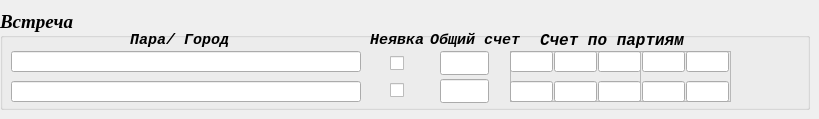
      <widget class="QWidget" name="tab_12">
       <attribute name="title">
        <string>Результаты</string>
       </attribute>
       <widget class="QGroupBox" name="groupBox_match_double">
        <property name="geometry">
         <rect>
          <x>0</x>
          <y>10</y>
          <width>810</width>
          <height>100</height>
         </rect>
        </property>
        <property name="font">
         <font>
          <family>Times New Roman</family>
          <pointsize>14</pointsize>
          <weight>75</weight>
          <italic>true</italic>
          <bold>true</bold>
         </font>
        </property>
        <property name="title">
         <string>Встреча</string>
        </property>
        <property name="flat">
         <bool>false</bool>
        </property>
        <widget class="QLabel" name="label_25">
         <property name="geometry">
          <rect>
           <x>540</x>
           <y>22</y>
           <width>161</width>
           <height>16</height>
          </rect>
         </property>
         <property name="font">
          <font>
           <family>Courier New</family>
           <pointsize>12</pointsize>
           <weight>75</weight>
           <italic>true</italic>
           <bold>true</bold>
           <kerning>false</kerning>
          </font>
         </property>
         <property name="text">
          <string>Счет по партиям</string>
         </property>
        </widget>
        <widget class="QLabel" name="label_26">
         <property name="geometry">
          <rect>
           <x>430</x>
           <y>22</y>
           <width>91</width>
           <height>16</height>
          </rect>
         </property>
         <property name="font">
          <font>
           <family>Courier New</family>
           <pointsize>11</pointsize>
           <weight>75</weight>
           <italic>true</italic>
           <bold>true</bold>
           <kerning>false</kerning>
          </font>
         </property>
         <property name="text">
          <string>Общий счет</string>
         </property>
        </widget>
        <widget class="QPushButton" name="Button_Ok_double">
         <property name="geometry">
          <rect>
           <x>730</x>
           <y>36</y>
           <width>71</width>
           <height>61</height>
          </rect>
         </property>
         <property name="text">
          <string/>
         </property>
         <property name="icon">
          <iconset>
           <normaloff>../icons/Ok.png</normaloff>../icons/Ok.png</iconset>
         </property>
         <property name="iconSize">
          <size>
           <width>48</width>
           <height>48</height>
          </size>
         </property>
         <property name="flat">
          <bool>true</bool>
         </property>
        </widget>
        <widget class="QLabel" name="label_29">
         <property name="geometry">
          <rect>
           <x>130</x>
           <y>22</y>
           <width>171</width>
           <height>16</height>
          </rect>
         </property>
         <property name="font">
          <font>
           <family>Courier New</family>
           <pointsize>11</pointsize>
           <weight>75</weight>
           <italic>true</italic>
           <bold>true</bold>
           <kerning>false</kerning>
          </font>
         </property>
         <property name="text">
          <string>Пара/ Город</string>
         </property>
        </widget>
        <widget class="QLabel" name="label_51">
         <property name="geometry">
          <rect>
           <x>370</x>
           <y>22</y>
           <width>61</width>
           <height>16</height>
          </rect>
         </property>
         <property name="font">
          <font>
           <family>Courier New</family>
           <pointsize>11</pointsize>
           <weight>75</weight>
           <italic>true</italic>
           <bold>true</bold>
           <kerning>false</kerning>
          </font>
         </property>
         <property name="text">
          <string>Неявка</string>
         </property>
        </widget>
        <widget class="QLineEdit" name="lineEdit_pl1_score_total_double">
         <property name="geometry">
          <rect>
           <x>440</x>
           <y>41</y>
           <width>49</width>
           <height>24</height>
          </rect>
         </property>
         <property name="font">
          <font>
           <pointsize>18</pointsize>
          </font>
         </property>
         <property name="alignment">
          <set>Qt::AlignCenter</set>
         </property>
        </widget>
        <widget class="QLineEdit" name="lineEdit_pl2_score_total_double">
         <property name="geometry">
          <rect>
           <x>440</x>
           <y>69</y>
           <width>49</width>
           <height>24</height>
          </rect>
         </property>
         <property name="font">
          <font>
           <pointsize>18</pointsize>
          </font>
         </property>
         <property name="alignment">
          <set>Qt::AlignCenter</set>
         </property>
        </widget>
        <widget class="QCheckBox" name="checkBox_9">
         <property name="geometry">
          <rect>
           <x>390</x>
           <y>43</y>
           <width>21</width>
           <height>20</height>
          </rect>
         </property>
         <property name="text">
          <string/>
         </property>
        </widget>
        <widget class="QCheckBox" name="checkBox_10">
         <property name="geometry">
          <rect>
           <x>390</x>
           <y>70</y>
           <width>21</width>
           <height>20</height>
          </rect>
         </property>
         <property name="text">
          <string/>
         </property>
        </widget>
        <widget class="QLineEdit" name="lineEdit_player1_double">
         <property name="geometry">
          <rect>
           <x>11</x>
           <y>41</y>
           <width>350</width>
           <height>21</height>
          </rect>
         </property>
         <property name="font">
          <font>
           <pointsize>11</pointsize>
          </font>
         </property>
        </widget>
        <widget class="QLineEdit" name="lineEdit_player2_double">
         <property name="geometry">
          <rect>
           <x>11</x>
           <y>71</y>
           <width>350</width>
           <height>21</height>
          </rect>
         </property>
         <property name="font">
          <font>
           <pointsize>11</pointsize>
          </font>
         </property>
        </widget>
        <widget class="QFrame" name="frame_three_2">
         <property name="geometry">
          <rect>
           <x>510</x>
           <y>41</y>
           <width>131</width>
           <height>51</height>
          </rect>
         </property>
         <property name="frameShape">
          <enum>QFrame::StyledPanel</enum>
         </property>
         <property name="frameShadow">
          <enum>QFrame::Raised</enum>
         </property>
         <widget class="QLineEdit" name="lineEdit_pl2_s1_double">
          <property name="geometry">
           <rect>
            <x>0</x>
            <y>30</y>
            <width>43</width>
            <height>21</height>
           </rect>
          </property>
          <property name="font">
           <font>
            <pointsize>16</pointsize>
           </font>
          </property>
          <property name="alignment">
           <set>Qt::AlignCenter</set>
          </property>
         </widget>
         <widget class="QLineEdit" name="lineEdit_pl1_s3_double">
          <property name="geometry">
           <rect>
            <x>88</x>
            <y>0</y>
            <width>43</width>
            <height>21</height>
           </rect>
          </property>
          <property name="font">
           <font>
            <pointsize>16</pointsize>
           </font>
          </property>
          <property name="alignment">
           <set>Qt::AlignCenter</set>
          </property>
         </widget>
         <widget class="QLineEdit" name="lineEdit_pl1_s2_double">
          <property name="geometry">
           <rect>
            <x>44</x>
            <y>0</y>
            <width>43</width>
            <height>21</height>
           </rect>
          </property>
          <property name="font">
           <font>
            <pointsize>16</pointsize>
           </font>
          </property>
          <property name="alignment">
           <set>Qt::AlignCenter</set>
          </property>
         </widget>
         <widget class="QLineEdit" name="lineEdit_pl1_s1_double">
          <property name="geometry">
           <rect>
            <x>0</x>
            <y>0</y>
            <width>43</width>
            <height>21</height>
           </rect>
          </property>
          <property name="font">
           <font>
            <pointsize>16</pointsize>
           </font>
          </property>
          <property name="alignment">
           <set>Qt::AlignCenter</set>
          </property>
         </widget>
         <widget class="QLineEdit" name="lineEdit_pl2_s2_double">
          <property name="geometry">
           <rect>
            <x>44</x>
            <y>30</y>
            <width>43</width>
            <height>21</height>
           </rect>
          </property>
          <property name="font">
           <font>
            <pointsize>16</pointsize>
           </font>
          </property>
          <property name="alignment">
           <set>Qt::AlignCenter</set>
          </property>
         </widget>
         <widget class="QLineEdit" name="lineEdit_pl2_s3_double">
          <property name="geometry">
           <rect>
            <x>88</x>
            <y>30</y>
            <width>43</width>
            <height>21</height>
           </rect>
          </property>
          <property name="font">
           <font>
            <pointsize>16</pointsize>
           </font>
          </property>
          <property name="alignment">
           <set>Qt::AlignCenter</set>
          </property>
         </widget>
        </widget>
        <widget class="QFrame" name="frame_five_2">
         <property name="geometry">
          <rect>
           <x>640</x>
           <y>41</y>
           <width>91</width>
           <height>51</height>
          </rect>
         </property>
         <property name="frameShape">
          <enum>QFrame::StyledPanel</enum>
         </property>
         <property name="frameShadow">
          <enum>QFrame::Raised</enum>
         </property>
         <widget class="QLineEdit" name="lineEdit_pl2_s5_double">
          <property name="geometry">
           <rect>
            <x>46</x>
            <y>30</y>
            <width>43</width>
            <height>21</height>
           </rect>
          </property>
          <property name="font">
           <font>
            <pointsize>16</pointsize>
           </font>
          </property>
          <property name="alignment">
           <set>Qt::AlignCenter</set>
          </property>
         </widget>
         <widget class="QLineEdit" name="lineEdit_pl1_s5_double">
          <property name="geometry">
           <rect>
            <x>46</x>
            <y>0</y>
            <width>43</width>
            <height>21</height>
           </rect>
          </property>
          <property name="font">
           <font>
            <pointsize>16</pointsize>
           </font>
          </property>
          <property name="alignment">
           <set>Qt::AlignCenter</set>
          </property>
         </widget>
         <widget class="QLineEdit" name="lineEdit_pl1_s4_double">
          <property name="geometry">
           <rect>
            <x>2</x>
            <y>0</y>
            <width>43</width>
            <height>21</height>
           </rect>
          </property>
          <property name="font">
           <font>
            <pointsize>16</pointsize>
           </font>
          </property>
          <property name="alignment">
           <set>Qt::AlignCenter</set>
          </property>
         </widget>
         <widget class="QLineEdit" name="lineEdit_pl2_s4_double">
          <property name="geometry">
           <rect>
            <x>2</x>
            <y>30</y>
            <width>43</width>
            <height>21</height>
           </rect>
          </property>
          <property name="font">
           <font>
            <pointsize>16</pointsize>
           </font>
          </property>
          <property name="alignment">
           <set>Qt::AlignCenter</set>
          </property>
         </widget>
        </widget>
       </widget>
      </widget>
